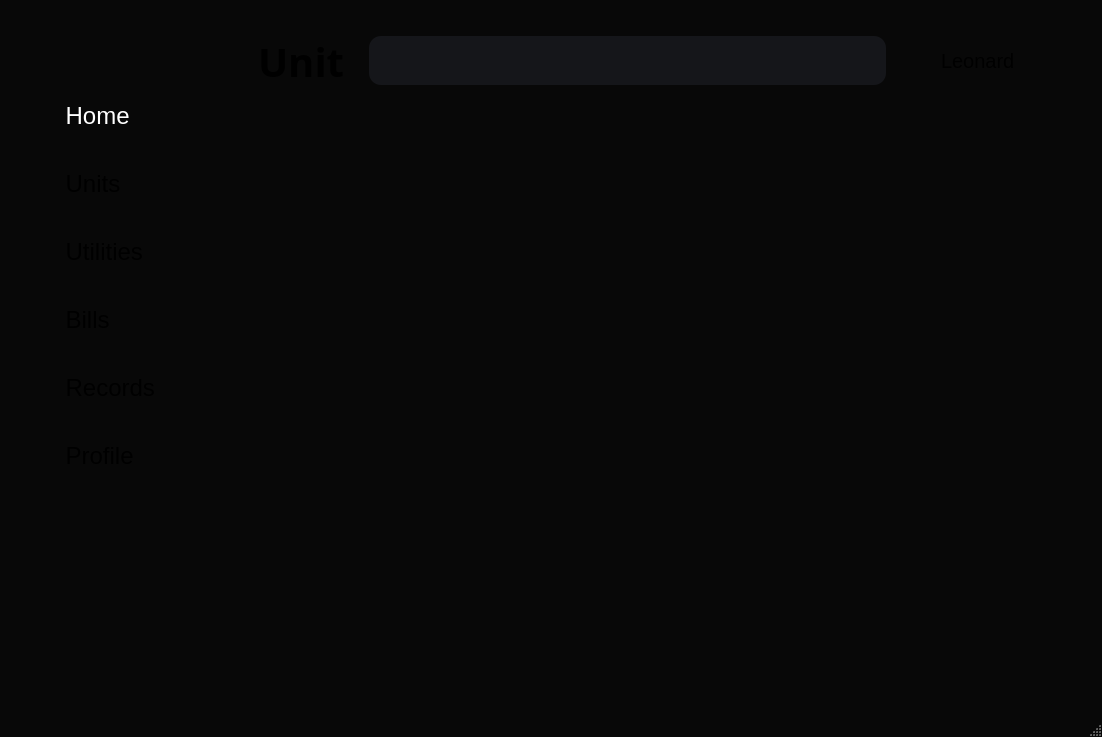
<?xml version="1.0" encoding="UTF-8"?>
<ui version="4.0">
 <class>MainWindow</class>
 <widget class="QMainWindow" name="MainWindow">
  <property name="geometry">
   <rect>
    <x>0</x>
    <y>0</y>
    <width>1102</width>
    <height>737</height>
   </rect>
  </property>
  <property name="windowTitle">
   <string>MainWindow</string>
  </property>
  <property name="styleSheet">
   <string notr="true">QMainWindow {
	font-family: &quot;Urbanist&quot;;
 	background-color: #080808;
}

QFrame {
  	border: none;
}

/* Sidebar */
#sidebarFrame QPushButton {
	font-family: &quot;Urbanist&quot;;
	font-size: 24px;
	border: none;
	padding: 15px 30px;
	border-radius: 15px;
	text-align: left;
}

#homeButton {
	background: qlineargradient(spread:pad, x1:0, y1:0, x2:1, y2:0,
              stop:0.4 #3A0CA3, stop:1 #F72585);
  	color: white;
}

/*Header*/
QFrame#searchBarFrame {
	background-color: #15161a;
	border-radius: 12px;
	margin: 5px;
	padding: 12px;
}

QLabel#searchIconLabel {
  	min-width: 35px;
  	min-height: 25px;
  	margin-left: 8px;
  	margin-right: 6px;
}

QLineEdit#searchInputLineEdit {
  	border: none;
  	background: transparent;
  	color: white;
  	font-size: 18px;
	font-family: &quot;Urbanist&quot;;
}

QLineEdit#searchInputLineEdit::placeholder {
  	color: #A0A0A0;
}

QLabel#windowLabel {
	font-size: 40px;
	font-weight: 700;
	font-family: &quot;Urbanist&quot;;
}

QLabel#userNameLabel {
	font-family: &quot;Urbanist&quot;;
	font-size: 20px;
	margin: 15px;
}</string>
  </property>
  <widget class="QWidget" name="centralwidget">
   <layout class="QHBoxLayout" name="horizontalLayout" stretch="1,5">
    <property name="spacing">
     <number>40</number>
    </property>
    <property name="leftMargin">
     <number>0</number>
    </property>
    <property name="topMargin">
     <number>0</number>
    </property>
    <property name="rightMargin">
     <number>0</number>
    </property>
    <property name="bottomMargin">
     <number>0</number>
    </property>
    <item>
     <widget class="QFrame" name="sidebarFrame">
      <property name="frameShape">
       <enum>QFrame::Shape::StyledPanel</enum>
      </property>
      <property name="frameShadow">
       <enum>QFrame::Shadow::Raised</enum>
      </property>
      <layout class="QVBoxLayout" name="verticalLayout" stretch="2,0,8">
       <property name="spacing">
        <number>30</number>
       </property>
       <property name="topMargin">
        <number>0</number>
       </property>
       <property name="bottomMargin">
        <number>0</number>
       </property>
       <item>
        <widget class="QFrame" name="sidebarLogoFrame">
         <property name="frameShape">
          <enum>QFrame::Shape::StyledPanel</enum>
         </property>
         <property name="frameShadow">
          <enum>QFrame::Shadow::Raised</enum>
         </property>
         <layout class="QHBoxLayout" name="horizontalLayout_6">
          <property name="spacing">
           <number>0</number>
          </property>
          <property name="leftMargin">
           <number>0</number>
          </property>
          <property name="topMargin">
           <number>25</number>
          </property>
          <property name="rightMargin">
           <number>0</number>
          </property>
          <property name="bottomMargin">
           <number>0</number>
          </property>
          <item>
           <widget class="QLabel" name="logoLabel">
            <property name="maximumSize">
             <size>
              <width>182</width>
              <height>39</height>
             </size>
            </property>
            <property name="text">
             <string/>
            </property>
            <property name="pixmap">
             <pixmap>../../assets/logos/Logo.png</pixmap>
            </property>
            <property name="scaledContents">
             <bool>true</bool>
            </property>
            <property name="alignment">
             <set>Qt::AlignmentFlag::AlignCenter</set>
            </property>
           </widget>
          </item>
         </layout>
        </widget>
       </item>
       <item alignment="Qt::AlignmentFlag::AlignHCenter">
        <widget class="QFrame" name="sidebarButtonsFrame">
         <property name="sizePolicy">
          <sizepolicy hsizetype="Preferred" vsizetype="Preferred">
           <horstretch>0</horstretch>
           <verstretch>0</verstretch>
          </sizepolicy>
         </property>
         <property name="frameShape">
          <enum>QFrame::Shape::StyledPanel</enum>
         </property>
         <property name="frameShadow">
          <enum>QFrame::Shadow::Raised</enum>
         </property>
         <layout class="QVBoxLayout" name="verticalLayout_3" stretch="1,1,1,1,1,1">
          <property name="spacing">
           <number>10</number>
          </property>
          <property name="leftMargin">
           <number>0</number>
          </property>
          <property name="topMargin">
           <number>0</number>
          </property>
          <property name="rightMargin">
           <number>0</number>
          </property>
          <property name="bottomMargin">
           <number>0</number>
          </property>
          <item alignment="Qt::AlignmentFlag::AlignLeft">
           <widget class="QPushButton" name="homeButton">
            <property name="sizePolicy">
             <sizepolicy hsizetype="Expanding" vsizetype="Fixed">
              <horstretch>0</horstretch>
              <verstretch>0</verstretch>
             </sizepolicy>
            </property>
            <property name="minimumSize">
             <size>
              <width>200</width>
              <height>0</height>
             </size>
            </property>
            <property name="cursor">
             <cursorShape>PointingHandCursor</cursorShape>
            </property>
            <property name="styleSheet">
             <string notr="true"/>
            </property>
            <property name="text">
             <string>    Home</string>
            </property>
            <property name="icon">
             <iconset>
              <normaloff>../../assets/icons/home.png</normaloff>../../assets/icons/home.png</iconset>
            </property>
           </widget>
          </item>
          <item alignment="Qt::AlignmentFlag::AlignLeft">
           <widget class="QPushButton" name="unitsButton">
            <property name="sizePolicy">
             <sizepolicy hsizetype="Expanding" vsizetype="Maximum">
              <horstretch>0</horstretch>
              <verstretch>0</verstretch>
             </sizepolicy>
            </property>
            <property name="minimumSize">
             <size>
              <width>200</width>
              <height>0</height>
             </size>
            </property>
            <property name="cursor">
             <cursorShape>PointingHandCursor</cursorShape>
            </property>
            <property name="text">
             <string>    Units</string>
            </property>
            <property name="icon">
             <iconset>
              <normaloff>../../assets/icons/units.png</normaloff>../../assets/icons/units.png</iconset>
            </property>
           </widget>
          </item>
          <item alignment="Qt::AlignmentFlag::AlignLeft">
           <widget class="QPushButton" name="utilitiesButton">
            <property name="sizePolicy">
             <sizepolicy hsizetype="Expanding" vsizetype="Maximum">
              <horstretch>0</horstretch>
              <verstretch>0</verstretch>
             </sizepolicy>
            </property>
            <property name="minimumSize">
             <size>
              <width>200</width>
              <height>0</height>
             </size>
            </property>
            <property name="cursor">
             <cursorShape>PointingHandCursor</cursorShape>
            </property>
            <property name="text">
             <string>    Utilities</string>
            </property>
            <property name="icon">
             <iconset>
              <normaloff>../../assets/icons/utilities.png</normaloff>../../assets/icons/utilities.png</iconset>
            </property>
           </widget>
          </item>
          <item alignment="Qt::AlignmentFlag::AlignLeft">
           <widget class="QPushButton" name="billsButton">
            <property name="sizePolicy">
             <sizepolicy hsizetype="Expanding" vsizetype="Maximum">
              <horstretch>0</horstretch>
              <verstretch>0</verstretch>
             </sizepolicy>
            </property>
            <property name="minimumSize">
             <size>
              <width>200</width>
              <height>0</height>
             </size>
            </property>
            <property name="cursor">
             <cursorShape>PointingHandCursor</cursorShape>
            </property>
            <property name="text">
             <string>    Bills</string>
            </property>
            <property name="icon">
             <iconset>
              <normaloff>../../assets/icons/bills.png</normaloff>../../assets/icons/bills.png</iconset>
            </property>
           </widget>
          </item>
          <item alignment="Qt::AlignmentFlag::AlignLeft">
           <widget class="QPushButton" name="recordsButton">
            <property name="sizePolicy">
             <sizepolicy hsizetype="Expanding" vsizetype="Maximum">
              <horstretch>0</horstretch>
              <verstretch>0</verstretch>
             </sizepolicy>
            </property>
            <property name="minimumSize">
             <size>
              <width>200</width>
              <height>0</height>
             </size>
            </property>
            <property name="cursor">
             <cursorShape>PointingHandCursor</cursorShape>
            </property>
            <property name="text">
             <string>    Records</string>
            </property>
            <property name="icon">
             <iconset>
              <normaloff>../../assets/icons/records.png</normaloff>../../assets/icons/records.png</iconset>
            </property>
           </widget>
          </item>
          <item alignment="Qt::AlignmentFlag::AlignLeft">
           <widget class="QPushButton" name="profileButton">
            <property name="sizePolicy">
             <sizepolicy hsizetype="Expanding" vsizetype="Maximum">
              <horstretch>0</horstretch>
              <verstretch>0</verstretch>
             </sizepolicy>
            </property>
            <property name="minimumSize">
             <size>
              <width>200</width>
              <height>0</height>
             </size>
            </property>
            <property name="cursor">
             <cursorShape>PointingHandCursor</cursorShape>
            </property>
            <property name="text">
             <string>    Profile</string>
            </property>
            <property name="icon">
             <iconset>
              <normaloff>../../assets/icons/profiles.png</normaloff>../../assets/icons/profiles.png</iconset>
            </property>
           </widget>
          </item>
         </layout>
        </widget>
       </item>
       <item>
        <spacer name="sidebarVerticalSpacer">
         <property name="orientation">
          <enum>Qt::Orientation::Vertical</enum>
         </property>
         <property name="sizeHint" stdset="0">
          <size>
           <width>20</width>
           <height>315</height>
          </size>
         </property>
        </spacer>
       </item>
      </layout>
     </widget>
    </item>
    <item>
     <widget class="QFrame" name="centerFrame">
      <property name="frameShape">
       <enum>QFrame::Shape::StyledPanel</enum>
      </property>
      <property name="frameShadow">
       <enum>QFrame::Shadow::Raised</enum>
      </property>
      <layout class="QVBoxLayout" name="verticalLayout_2" stretch="1,8">
       <property name="spacing">
        <number>0</number>
       </property>
       <property name="leftMargin">
        <number>0</number>
       </property>
       <property name="topMargin">
        <number>0</number>
       </property>
       <property name="rightMargin">
        <number>0</number>
       </property>
       <property name="bottomMargin">
        <number>0</number>
       </property>
       <item>
        <widget class="QFrame" name="headerFrame">
         <property name="frameShape">
          <enum>QFrame::Shape::StyledPanel</enum>
         </property>
         <property name="frameShadow">
          <enum>QFrame::Shadow::Raised</enum>
         </property>
         <layout class="QHBoxLayout" name="horizontalLayout_2" stretch="3,1">
          <property name="spacing">
           <number>0</number>
          </property>
          <property name="leftMargin">
           <number>0</number>
          </property>
          <property name="topMargin">
           <number>25</number>
          </property>
          <property name="rightMargin">
           <number>0</number>
          </property>
          <property name="bottomMargin">
           <number>0</number>
          </property>
          <item>
           <widget class="QFrame" name="headerCenterFrame">
            <property name="frameShape">
             <enum>QFrame::Shape::StyledPanel</enum>
            </property>
            <property name="frameShadow">
             <enum>QFrame::Shadow::Raised</enum>
            </property>
            <layout class="QHBoxLayout" name="horizontalLayout_3" stretch="1,5">
             <property name="spacing">
              <number>0</number>
             </property>
             <property name="leftMargin">
              <number>0</number>
             </property>
             <property name="topMargin">
              <number>0</number>
             </property>
             <property name="rightMargin">
              <number>0</number>
             </property>
             <property name="bottomMargin">
              <number>0</number>
             </property>
             <item>
              <widget class="QFrame" name="windowLabelFrame">
               <property name="frameShape">
                <enum>QFrame::Shape::StyledPanel</enum>
               </property>
               <property name="frameShadow">
                <enum>QFrame::Shadow::Raised</enum>
               </property>
               <layout class="QHBoxLayout" name="horizontalLayout_4">
                <property name="spacing">
                 <number>0</number>
                </property>
                <property name="leftMargin">
                 <number>0</number>
                </property>
                <property name="topMargin">
                 <number>0</number>
                </property>
                <property name="rightMargin">
                 <number>0</number>
                </property>
                <property name="bottomMargin">
                 <number>0</number>
                </property>
                <item>
                 <widget class="QLabel" name="windowLabel">
                  <property name="font">
                   <font>
                    <family>Urbanist</family>
                    <pointsize>-1</pointsize>
                    <bold>true</bold>
                   </font>
                  </property>
                  <property name="text">
                   <string>Unit</string>
                  </property>
                 </widget>
                </item>
               </layout>
              </widget>
             </item>
             <item alignment="Qt::AlignmentFlag::AlignVCenter">
              <widget class="QFrame" name="searchBarFrame">
               <property name="frameShape">
                <enum>QFrame::Shape::StyledPanel</enum>
               </property>
               <property name="frameShadow">
                <enum>QFrame::Shadow::Raised</enum>
               </property>
               <layout class="QHBoxLayout" name="horizontalLayout_5" stretch="0,0">
                <property name="leftMargin">
                 <number>0</number>
                </property>
                <property name="topMargin">
                 <number>0</number>
                </property>
                <property name="rightMargin">
                 <number>0</number>
                </property>
                <property name="bottomMargin">
                 <number>0</number>
                </property>
                <item>
                 <widget class="QLabel" name="searchIconLabel">
                  <property name="text">
                   <string/>
                  </property>
                  <property name="pixmap">
                   <pixmap>../../assets/icons/searchIcon.png</pixmap>
                  </property>
                 </widget>
                </item>
                <item>
                 <widget class="QLineEdit" name="searchInputLineEdit">
                  <property name="maximumSize">
                   <size>
                    <width>16777215</width>
                    <height>75</height>
                   </size>
                  </property>
                  <property name="text">
                   <string/>
                  </property>
                  <property name="readOnly">
                   <bool>false</bool>
                  </property>
                 </widget>
                </item>
               </layout>
              </widget>
             </item>
            </layout>
           </widget>
          </item>
          <item>
           <widget class="QFrame" name="headerProfileFrame">
            <property name="frameShape">
             <enum>QFrame::Shape::StyledPanel</enum>
            </property>
            <property name="frameShadow">
             <enum>QFrame::Shadow::Raised</enum>
            </property>
            <layout class="QHBoxLayout" name="horizontalLayout_7" stretch="2,1,1">
             <property name="rightMargin">
              <number>50</number>
             </property>
             <item>
              <spacer name="headerProfileHorizontalSpacer">
               <property name="orientation">
                <enum>Qt::Orientation::Horizontal</enum>
               </property>
               <property name="sizeHint" stdset="0">
                <size>
                 <width>4</width>
                 <height>20</height>
                </size>
               </property>
              </spacer>
             </item>
             <item>
              <widget class="QLabel" name="userNameLabel">
               <property name="text">
                <string>Leonard</string>
               </property>
               <property name="margin">
                <number>0</number>
               </property>
              </widget>
             </item>
             <item>
              <widget class="QLabel" name="userProfileLabel">
               <property name="maximumSize">
                <size>
                 <width>50</width>
                 <height>50</height>
                </size>
               </property>
               <property name="text">
                <string/>
               </property>
               <property name="pixmap">
                <pixmap>../../assets/icons/account.png</pixmap>
               </property>
               <property name="scaledContents">
                <bool>true</bool>
               </property>
              </widget>
             </item>
            </layout>
           </widget>
          </item>
         </layout>
        </widget>
       </item>
       <item>
        <widget class="QStackedWidget" name="stackedWidget">
         <widget class="QWidget" name="page"/>
         <widget class="QWidget" name="page_2"/>
        </widget>
       </item>
      </layout>
     </widget>
    </item>
   </layout>
  </widget>
  <widget class="QStatusBar" name="statusbar"/>
 </widget>
 <resources/>
 <connections/>
</ui>
